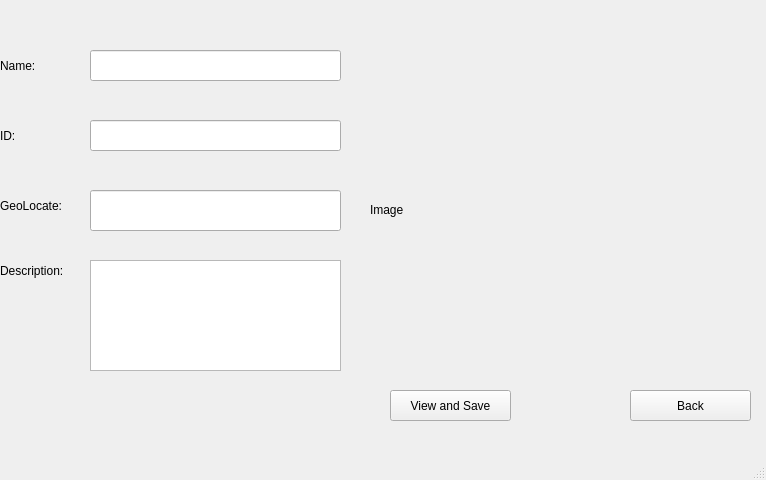
<?xml version="1.0" encoding="UTF-8"?>
<ui version="4.0">
 <class>MainWindow</class>
 <widget class="QMainWindow" name="MainWindow">
  <property name="geometry">
   <rect>
    <x>0</x>
    <y>0</y>
    <width>766</width>
    <height>480</height>
   </rect>
  </property>
  <property name="windowTitle">
   <string>MainWindow</string>
  </property>
  <widget class="QWidget" name="centralwidget">
   <widget class="QPushButton" name="btn_back">
    <property name="geometry">
     <rect>
      <x>630</x>
      <y>390</y>
      <width>121</width>
      <height>31</height>
     </rect>
    </property>
    <property name="text">
     <string>Back</string>
    </property>
   </widget>
   <widget class="QLabel" name="view_image">
    <property name="geometry">
     <rect>
      <x>370</x>
      <y>50</y>
      <width>390</width>
      <height>320</height>
     </rect>
    </property>
    <property name="text">
     <string>Image</string>
    </property>
   </widget>
   <widget class="QLabel" name="lbl_name">
    <property name="geometry">
     <rect>
      <x>0</x>
      <y>50</y>
      <width>81</width>
      <height>31</height>
     </rect>
    </property>
    <property name="text">
     <string>Name:</string>
    </property>
   </widget>
   <widget class="QLineEdit" name="text_name">
    <property name="geometry">
     <rect>
      <x>90</x>
      <y>50</y>
      <width>251</width>
      <height>31</height>
     </rect>
    </property>
    <property name="readOnly">
     <bool>true</bool>
    </property>
   </widget>
   <widget class="QLineEdit" name="text_id">
    <property name="geometry">
     <rect>
      <x>90</x>
      <y>120</y>
      <width>251</width>
      <height>31</height>
     </rect>
    </property>
    <property name="text">
     <string/>
    </property>
    <property name="readOnly">
     <bool>true</bool>
    </property>
   </widget>
   <widget class="QLabel" name="lbl_id">
    <property name="geometry">
     <rect>
      <x>0</x>
      <y>120</y>
      <width>81</width>
      <height>31</height>
     </rect>
    </property>
    <property name="text">
     <string>ID:</string>
    </property>
   </widget>
   <widget class="QLineEdit" name="text_geolocate">
    <property name="geometry">
     <rect>
      <x>90</x>
      <y>190</y>
      <width>251</width>
      <height>41</height>
     </rect>
    </property>
    <property name="text">
     <string/>
    </property>
    <property name="readOnly">
     <bool>true</bool>
    </property>
   </widget>
   <widget class="QLabel" name="lbl_geolocate">
    <property name="geometry">
     <rect>
      <x>0</x>
      <y>190</y>
      <width>81</width>
      <height>31</height>
     </rect>
    </property>
    <property name="text">
     <string>GeoLocate:</string>
    </property>
   </widget>
   <widget class="QLabel" name="lbl_description">
    <property name="geometry">
     <rect>
      <x>0</x>
      <y>260</y>
      <width>91</width>
      <height>21</height>
     </rect>
    </property>
    <property name="text">
     <string>Description:</string>
    </property>
   </widget>
   <widget class="QTextEdit" name="text_description">
    <property name="geometry">
     <rect>
      <x>90</x>
      <y>260</y>
      <width>251</width>
      <height>111</height>
     </rect>
    </property>
    <property name="readOnly">
     <bool>true</bool>
    </property>
   </widget>
   <widget class="QPushButton" name="btn_view">
    <property name="geometry">
     <rect>
      <x>390</x>
      <y>390</y>
      <width>121</width>
      <height>31</height>
     </rect>
    </property>
    <property name="text">
     <string>View and Save</string>
    </property>
   </widget>
  </widget>
  <widget class="QMenuBar" name="menubar">
   <property name="geometry">
    <rect>
     <x>0</x>
     <y>0</y>
     <width>766</width>
     <height>22</height>
    </rect>
   </property>
  </widget>
  <widget class="QStatusBar" name="statusbar"/>
 </widget>
 <resources/>
 <connections/>
</ui>
